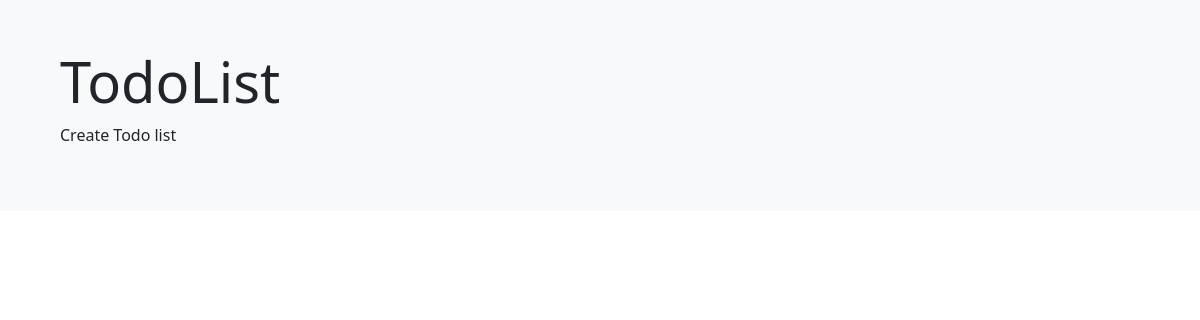
The page /list/ on the database as committed earlier.
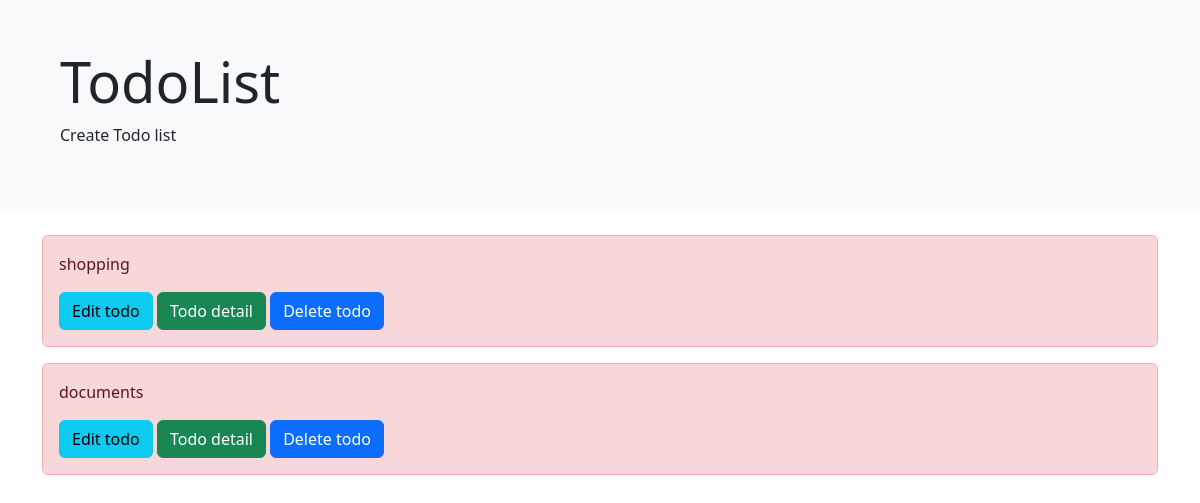
The same page on the database as committed later.
### todo/models.py (models this page shows, shortened)
class TodoModel(models.Model):
    title = models.CharField(max_length=255)
    memo = models.TextField(max_length=1024)
    priority = models.CharField(max_length=50, choices=CHOICE)
    due_date = models.DateField()

### todo/views.py (the view)
# urls.py: path("list/", Todolist.as_view(), name="list"),
class Todolist(ListView):
    template_name = "list.html"
    model = TodoModel

### templates/list.html
{% extends "base.html" %}
{% block header %}
<div>
    <div class="bg-body-tertiary p-3 p-sm-5 mb-4">
        <div class="container">
          <h1 class="display-4">TodoList</h1>
          <p>Create Todo list</p>
        </div>
    </div>
</div>
{% endblock header %}
{% block content %}
<div class="container mt-2">
    {% for post in object_list %}
    <div class="alert alert-{{ post.priority }}" role="alert">
        <p>{{ post.title }}</p>
        <a class="btn btn-info" role="button" aria-disabled="true">Edit todo</a>
        <a class="btn btn-success" role="button" aria-disabled="true">Todo detail</a>
        <a class="btn btn-primary" role="button" aria-disabled="true">Delete todo</a>
    </div>
    {% endfor %}
</div>
{% endblock content %}

Rows that differ between the two databases and show on the page:
added TodoModel: title "shopping"
added TodoModel: title "documents"
